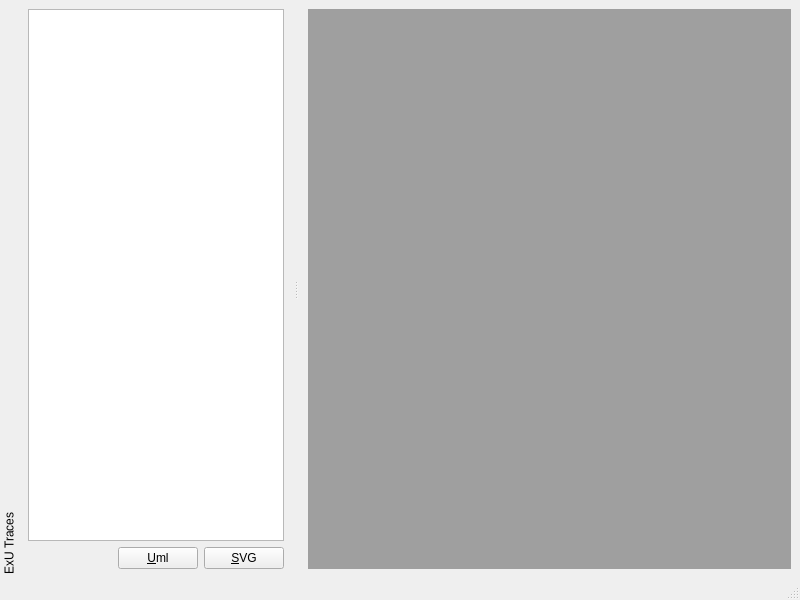
<?xml version="1.0" encoding="UTF-8"?>
<ui version="4.0">
 <class>MainWindow</class>
 <widget class="QMainWindow" name="MainWindow">
  <property name="geometry">
   <rect>
    <x>0</x>
    <y>0</y>
    <width>800</width>
    <height>600</height>
   </rect>
  </property>
  <property name="windowTitle">
   <string>Prova ExU Explorer</string>
  </property>
  <widget class="QWidget" name="centralwidget">
   <layout class="QHBoxLayout" name="centralHLayout">
    <item>
     <widget class="QMdiArea" name="mdiArea"/>
    </item>
   </layout>
  </widget>
  <widget class="QMenuBar" name="menubar">
   <property name="geometry">
    <rect>
     <x>0</x>
     <y>0</y>
     <width>800</width>
     <height>22</height>
    </rect>
   </property>
  </widget>
  <widget class="QStatusBar" name="statusbar"/>
  <widget class="QDockWidget" name="dockWidget">
   <property name="features">
    <set>QDockWidget::DockWidgetVerticalTitleBar</set>
   </property>
   <property name="allowedAreas">
    <set>Qt::LeftDockWidgetArea|Qt::RightDockWidgetArea</set>
   </property>
   <property name="windowTitle">
    <string>ExU Traces</string>
   </property>
   <attribute name="dockWidgetArea">
    <number>1</number>
   </attribute>
   <widget class="QWidget" name="dockWidgetContents">
    <layout class="QVBoxLayout" name="verticalLayout">
     <item>
      <widget class="QTreeView" name="exuTreeView">
       <property name="editTriggers">
        <set>QAbstractItemView::NoEditTriggers</set>
       </property>
       <property name="alternatingRowColors">
        <bool>true</bool>
       </property>
       <property name="selectionMode">
        <enum>QAbstractItemView::SingleSelection</enum>
       </property>
       <property name="selectionBehavior">
        <enum>QAbstractItemView::SelectRows</enum>
       </property>
       <attribute name="headerVisible">
        <bool>true</bool>
       </attribute>
      </widget>
     </item>
     <item>
      <layout class="QHBoxLayout" name="horizontalLayout">
       <item>
        <spacer name="horizontalSpacer">
         <property name="orientation">
          <enum>Qt::Horizontal</enum>
         </property>
         <property name="sizeHint" stdset="0">
          <size>
           <width>40</width>
           <height>20</height>
          </size>
         </property>
        </spacer>
       </item>
       <item>
        <widget class="QPushButton" name="pushButton">
         <property name="text">
          <string>&amp;Uml</string>
         </property>
        </widget>
       </item>
       <item>
        <widget class="QPushButton" name="pushButton_2">
         <property name="text">
          <string>&amp;SVG</string>
         </property>
        </widget>
       </item>
      </layout>
     </item>
    </layout>
   </widget>
  </widget>
 </widget>
 <resources/>
 <connections/>
</ui>
